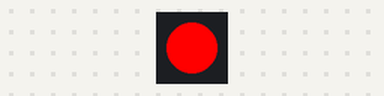
A sketch run on a simulated Arduino Uno, built with avr-gcc and run on an emulated ATmega328P. Parts: 1 RGB LEDs in strip order, left to right. The strip is taken to match the declared colour order.

Above: at 0.5 s.
At 1.5 s:
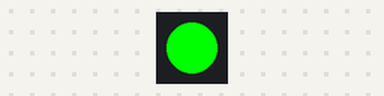
At 5.5 s:
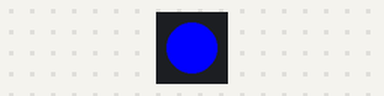
Timing chart, 0 to 6.9 s (numbered marks = the images above):
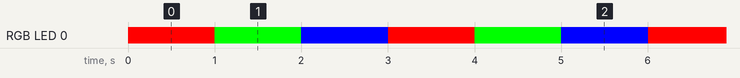

The sketch:

rgb_test.ino
```cpp
#include <Adafruit_NeoPixel.h>

byte ledPin = 14; //繋いでいるピン
byte ledNum = 1;  //LEDの数
Adafruit_NeoPixel pixels = Adafruit_NeoPixel(ledNum, ledPin, NEO_RGB + NEO_KHZ800);

void setup() {
  pixels.begin();
  delay(1); //beginの後は少し待たないとうまく動かないらしい?
}

void loop() {
  pixels.setPixelColor(0, pixels.Color(255,0,0));  //赤
  pixels.show();
  delay(1000);
  pixels.setPixelColor(0, pixels.Color(0,255,0)); //緑
  pixels.show();
  delay(1000);
  pixels.setPixelColor(0, pixels.Color(0,0,255)); //青
  pixels.show();
  delay(1000);
}
```

Measured:
- by itself, RGB LED 0: repeats every 3.0 s: RGB(0, 255, 0) 1.0 s, RGB(0, 0, 255) 1.0 s, RGB(255, 0, 0) 1.0 s
- by itself, everything shown: repeats every 3.0 s, in 3 steps
